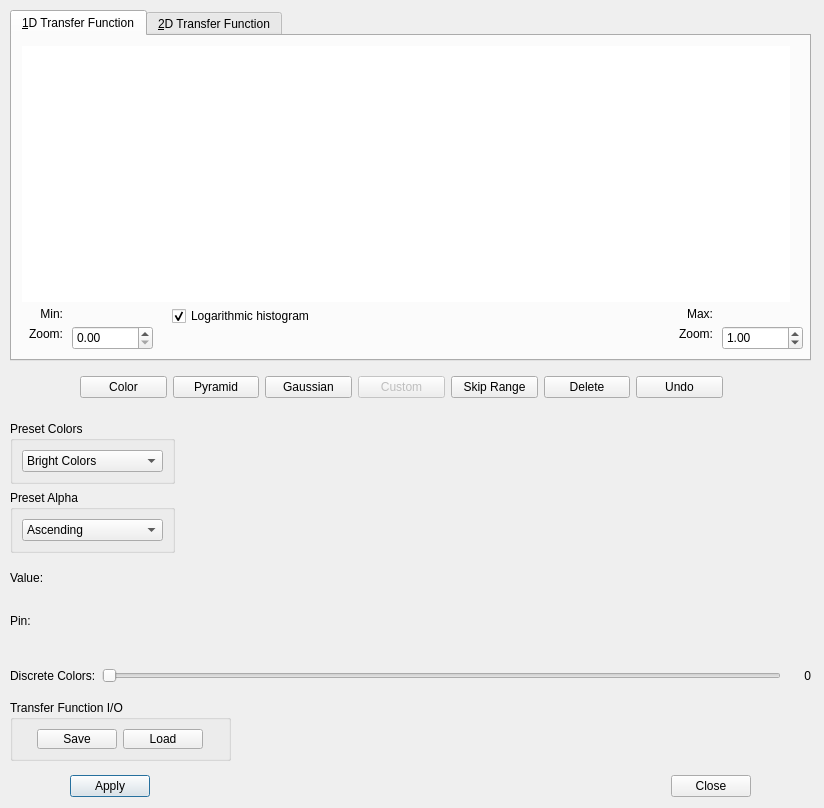
<?xml version="1.0" encoding="UTF-8"?>
<ui version="4.0">
 <class>TFDialog</class>
 <widget class="QDialog" name="TFDialog">
  <property name="geometry">
   <rect>
    <x>0</x>
    <y>0</y>
    <width>824</width>
    <height>808</height>
   </rect>
  </property>
  <property name="windowTitle">
   <string>Transfer Function</string>
  </property>
  <widget class="QTabWidget" name="tabWidget">
   <property name="geometry">
    <rect>
     <x>10</x>
     <y>10</y>
     <width>801</width>
     <height>351</height>
    </rect>
   </property>
   <property name="currentIndex">
    <number>0</number>
   </property>
   <widget class="QWidget" name="tf1DTab">
    <attribute name="title">
     <string>&amp;1D Transfer Function</string>
    </attribute>
    <widget class="QGraphicsView" name="color1DView">
     <property name="geometry">
      <rect>
       <x>10</x>
       <y>10</y>
       <width>768</width>
       <height>30</height>
      </rect>
     </property>
     <property name="sizePolicy">
      <sizepolicy hsizetype="Fixed" vsizetype="Fixed">
       <horstretch>0</horstretch>
       <verstretch>0</verstretch>
      </sizepolicy>
     </property>
     <property name="minimumSize">
      <size>
       <width>768</width>
       <height>30</height>
      </size>
     </property>
     <property name="maximumSize">
      <size>
       <width>768</width>
       <height>30</height>
      </size>
     </property>
     <property name="mouseTracking">
      <bool>true</bool>
     </property>
     <property name="frameShape">
      <enum>QFrame::NoFrame</enum>
     </property>
     <property name="verticalScrollBarPolicy">
      <enum>Qt::ScrollBarAlwaysOff</enum>
     </property>
     <property name="horizontalScrollBarPolicy">
      <enum>Qt::ScrollBarAlwaysOff</enum>
     </property>
     <property name="sceneRect">
      <rectf>
       <x>0.000000000000000</x>
       <y>0.000000000000000</y>
       <width>768.000000000000000</width>
       <height>30.000000000000000</height>
      </rectf>
     </property>
    </widget>
    <widget class="QGraphicsView" name="alpha1DView">
     <property name="geometry">
      <rect>
       <x>10</x>
       <y>40</y>
       <width>768</width>
       <height>226</height>
      </rect>
     </property>
     <property name="sizePolicy">
      <sizepolicy hsizetype="Fixed" vsizetype="Fixed">
       <horstretch>0</horstretch>
       <verstretch>0</verstretch>
      </sizepolicy>
     </property>
     <property name="minimumSize">
      <size>
       <width>768</width>
       <height>226</height>
      </size>
     </property>
     <property name="maximumSize">
      <size>
       <width>768</width>
       <height>226</height>
      </size>
     </property>
     <property name="mouseTracking">
      <bool>true</bool>
     </property>
     <property name="frameShape">
      <enum>QFrame::NoFrame</enum>
     </property>
     <property name="verticalScrollBarPolicy">
      <enum>Qt::ScrollBarAlwaysOff</enum>
     </property>
     <property name="horizontalScrollBarPolicy">
      <enum>Qt::ScrollBarAlwaysOff</enum>
     </property>
    </widget>
    <widget class="QLabel" name="minTextLabel">
     <property name="geometry">
      <rect>
       <x>10</x>
       <y>270</y>
       <width>41</width>
       <height>16</height>
      </rect>
     </property>
     <property name="text">
      <string>Min:</string>
     </property>
     <property name="alignment">
      <set>Qt::AlignRight|Qt::AlignTrailing|Qt::AlignVCenter</set>
     </property>
    </widget>
    <widget class="QLabel" name="zoomMinTextLabel">
     <property name="geometry">
      <rect>
       <x>10</x>
       <y>290</y>
       <width>41</width>
       <height>16</height>
      </rect>
     </property>
     <property name="text">
      <string>Zoom:</string>
     </property>
     <property name="alignment">
      <set>Qt::AlignRight|Qt::AlignTrailing|Qt::AlignVCenter</set>
     </property>
    </widget>
    <widget class="QLabel" name="maxTextLabel">
     <property name="geometry">
      <rect>
       <x>660</x>
       <y>270</y>
       <width>41</width>
       <height>16</height>
      </rect>
     </property>
     <property name="text">
      <string>Max:</string>
     </property>
     <property name="alignment">
      <set>Qt::AlignRight|Qt::AlignTrailing|Qt::AlignVCenter</set>
     </property>
    </widget>
    <widget class="QLabel" name="zoomMaxTextLabel">
     <property name="geometry">
      <rect>
       <x>660</x>
       <y>290</y>
       <width>41</width>
       <height>16</height>
      </rect>
     </property>
     <property name="text">
      <string>Zoom:</string>
     </property>
     <property name="alignment">
      <set>Qt::AlignRight|Qt::AlignTrailing|Qt::AlignVCenter</set>
     </property>
    </widget>
    <widget class="QLabel" name="minLabel">
     <property name="geometry">
      <rect>
       <x>60</x>
       <y>270</y>
       <width>81</width>
       <height>16</height>
      </rect>
     </property>
     <property name="text">
      <string/>
     </property>
    </widget>
    <widget class="QLabel" name="maxLabel">
     <property name="geometry">
      <rect>
       <x>710</x>
       <y>270</y>
       <width>81</width>
       <height>20</height>
      </rect>
     </property>
     <property name="text">
      <string/>
     </property>
    </widget>
    <widget class="QDoubleSpinBox" name="zoomMinBox">
     <property name="geometry">
      <rect>
       <x>60</x>
       <y>290</y>
       <width>81</width>
       <height>24</height>
      </rect>
     </property>
     <property name="keyboardTracking">
      <bool>false</bool>
     </property>
     <property name="decimals">
      <number>2</number>
     </property>
     <property name="singleStep">
      <double>1.000000000000000</double>
     </property>
    </widget>
    <widget class="QDoubleSpinBox" name="zoomMaxBox">
     <property name="geometry">
      <rect>
       <x>710</x>
       <y>290</y>
       <width>81</width>
       <height>24</height>
      </rect>
     </property>
     <property name="keyboardTracking">
      <bool>false</bool>
     </property>
     <property name="decimals">
      <number>2</number>
     </property>
     <property name="maximum">
      <double>99.000000000000000</double>
     </property>
     <property name="singleStep">
      <double>1.000000000000000</double>
     </property>
     <property name="value">
      <double>1.000000000000000</double>
     </property>
    </widget>
    <widget class="QCheckBox" name="logHistBox">
     <property name="geometry">
      <rect>
       <x>160</x>
       <y>270</y>
       <width>191</width>
       <height>20</height>
      </rect>
     </property>
     <property name="text">
      <string>Logarithmic histogram</string>
     </property>
     <property name="checked">
      <bool>true</bool>
     </property>
    </widget>
   </widget>
   <widget class="QWidget" name="tf2DTab">
    <attribute name="title">
     <string>&amp;2D Transfer Function</string>
    </attribute>
   </widget>
  </widget>
  <widget class="QWidget" name="horizontalLayoutWidget">
   <property name="geometry">
    <rect>
     <x>70</x>
     <y>770</y>
     <width>681</width>
     <height>32</height>
    </rect>
   </property>
   <layout class="QHBoxLayout" name="dialogButtonLayout">
    <item>
     <widget class="QPushButton" name="applyButton">
      <property name="text">
       <string>Apply</string>
      </property>
     </widget>
    </item>
    <item>
     <spacer name="dialogButtonSpacer">
      <property name="orientation">
       <enum>Qt::Horizontal</enum>
      </property>
      <property name="sizeHint" stdset="0">
       <size>
        <width>40</width>
        <height>20</height>
       </size>
      </property>
     </spacer>
    </item>
    <item>
     <widget class="QPushButton" name="closeButton">
      <property name="text">
       <string>Close</string>
      </property>
     </widget>
    </item>
   </layout>
  </widget>
  <widget class="QWidget" name="horizontalLayoutWidget_2">
   <property name="geometry">
    <rect>
     <x>80</x>
     <y>371</y>
     <width>643</width>
     <height>32</height>
    </rect>
   </property>
   <layout class="QHBoxLayout" name="widgetButtonLayout">
    <item>
     <widget class="QPushButton" name="colorButton">
      <property name="enabled">
       <bool>true</bool>
      </property>
      <property name="text">
       <string>Color</string>
      </property>
     </widget>
    </item>
    <item>
     <widget class="QPushButton" name="pyramidButton">
      <property name="enabled">
       <bool>true</bool>
      </property>
      <property name="text">
       <string>Pyramid</string>
      </property>
     </widget>
    </item>
    <item>
     <widget class="QPushButton" name="gaussianButton">
      <property name="enabled">
       <bool>true</bool>
      </property>
      <property name="text">
       <string>Gaussian</string>
      </property>
     </widget>
    </item>
    <item>
     <widget class="QPushButton" name="customButton">
      <property name="enabled">
       <bool>false</bool>
      </property>
      <property name="text">
       <string>Custom</string>
      </property>
     </widget>
    </item>
    <item>
     <widget class="QPushButton" name="skipRangeButton">
      <property name="enabled">
       <bool>true</bool>
      </property>
      <property name="text">
       <string>Skip Range</string>
      </property>
     </widget>
    </item>
    <item>
     <widget class="QPushButton" name="deleteButton">
      <property name="enabled">
       <bool>true</bool>
      </property>
      <property name="text">
       <string>Delete</string>
      </property>
     </widget>
    </item>
    <item>
     <widget class="QPushButton" name="undoButton">
      <property name="enabled">
       <bool>true</bool>
      </property>
      <property name="text">
       <string>Undo</string>
      </property>
     </widget>
    </item>
   </layout>
  </widget>
  <widget class="QWidget" name="layoutWidget">
   <property name="geometry">
    <rect>
     <x>10</x>
     <y>421</y>
     <width>165</width>
     <height>218</height>
    </rect>
   </property>
   <layout class="QVBoxLayout" name="verticalLayout">
    <item>
     <widget class="QGroupBox" name="presetColorsGroupBox">
      <property name="title">
       <string>Preset Colors</string>
      </property>
      <layout class="QVBoxLayout" name="verticalLayout_3">
       <item>
        <widget class="QComboBox" name="presetColorsBox">
         <item>
          <property name="text">
           <string>Bright Colors</string>
          </property>
         </item>
         <item>
          <property name="text">
           <string>Hue Gradient</string>
          </property>
         </item>
         <item>
          <property name="text">
           <string>Grayscale</string>
          </property>
         </item>
         <item>
          <property name="text">
           <string>White</string>
          </property>
         </item>
         <item>
          <property name="text">
           <string>Red</string>
          </property>
         </item>
         <item>
          <property name="text">
           <string>Green</string>
          </property>
         </item>
         <item>
          <property name="text">
           <string>Blue</string>
          </property>
         </item>
         <item>
          <property name="text">
           <string>Cool to Warm</string>
          </property>
         </item>
        </widget>
       </item>
      </layout>
     </widget>
    </item>
    <item>
     <widget class="QGroupBox" name="presetAlphaGroupBox">
      <property name="title">
       <string>Preset Alpha</string>
      </property>
      <layout class="QVBoxLayout" name="verticalLayout_2">
       <item>
        <widget class="QComboBox" name="presetAlphaBox">
         <item>
          <property name="text">
           <string>Ascending</string>
          </property>
         </item>
         <item>
          <property name="text">
           <string>Descending</string>
          </property>
         </item>
         <item>
          <property name="text">
           <string>Opaque</string>
          </property>
         </item>
        </widget>
       </item>
      </layout>
     </widget>
    </item>
    <item>
     <widget class="QLabel" name="valueLabel">
      <property name="text">
       <string>Value:</string>
      </property>
     </widget>
    </item>
    <item>
     <widget class="QLabel" name="pinLabel">
      <property name="text">
       <string>Pin:</string>
      </property>
     </widget>
    </item>
   </layout>
  </widget>
  <widget class="QWidget" name="verticalLayoutWidget">
   <property name="geometry">
    <rect>
     <x>190</x>
     <y>420</y>
     <width>571</width>
     <height>201</height>
    </rect>
   </property>
   <layout class="QVBoxLayout" name="settingsLayout"/>
  </widget>
  <widget class="QGroupBox" name="groupBox">
   <property name="geometry">
    <rect>
     <x>10</x>
     <y>700</y>
     <width>221</width>
     <height>61</height>
    </rect>
   </property>
   <property name="title">
    <string>Transfer Function I/O</string>
   </property>
   <layout class="QHBoxLayout" name="horizontalLayout">
    <item>
     <spacer name="ioLeftSpacer">
      <property name="orientation">
       <enum>Qt::Horizontal</enum>
      </property>
      <property name="sizeHint" stdset="0">
       <size>
        <width>40</width>
        <height>20</height>
       </size>
      </property>
     </spacer>
    </item>
    <item>
     <widget class="QPushButton" name="saveButton">
      <property name="text">
       <string>Save</string>
      </property>
     </widget>
    </item>
    <item>
     <widget class="QPushButton" name="loadButton">
      <property name="text">
       <string>Load</string>
      </property>
     </widget>
    </item>
    <item>
     <spacer name="ioRightSpacer">
      <property name="orientation">
       <enum>Qt::Horizontal</enum>
      </property>
      <property name="sizeHint" stdset="0">
       <size>
        <width>40</width>
        <height>20</height>
       </size>
      </property>
     </spacer>
    </item>
   </layout>
  </widget>
  <widget class="QWidget" name="horizontalLayoutWidget_3">
   <property name="geometry">
    <rect>
     <x>10</x>
     <y>660</y>
     <width>801</width>
     <height>31</height>
    </rect>
   </property>
   <layout class="QHBoxLayout" name="discrLayout">
    <item>
     <widget class="QLabel" name="discrTextLabel">
      <property name="text">
       <string>Discrete Colors:</string>
      </property>
     </widget>
    </item>
    <item>
     <widget class="QSlider" name="discrSlider">
      <property name="maximum">
       <number>64</number>
      </property>
      <property name="orientation">
       <enum>Qt::Horizontal</enum>
      </property>
     </widget>
    </item>
    <item>
     <widget class="QLabel" name="discrLabel">
      <property name="minimumSize">
       <size>
        <width>24</width>
        <height>0</height>
       </size>
      </property>
      <property name="maximumSize">
       <size>
        <width>24</width>
        <height>16777215</height>
       </size>
      </property>
      <property name="text">
       <string>0</string>
      </property>
      <property name="alignment">
       <set>Qt::AlignRight|Qt::AlignTrailing|Qt::AlignVCenter</set>
      </property>
     </widget>
    </item>
   </layout>
  </widget>
 </widget>
 <resources/>
 <connections>
  <connection>
   <sender>closeButton</sender>
   <signal>clicked()</signal>
   <receiver>TFDialog</receiver>
   <slot>close()</slot>
   <hints>
    <hint type="sourcelabel">
     <x>771</x>
     <y>583</y>
    </hint>
    <hint type="destinationlabel">
     <x>411</x>
     <y>307</y>
    </hint>
   </hints>
  </connection>
 </connections>
</ui>
